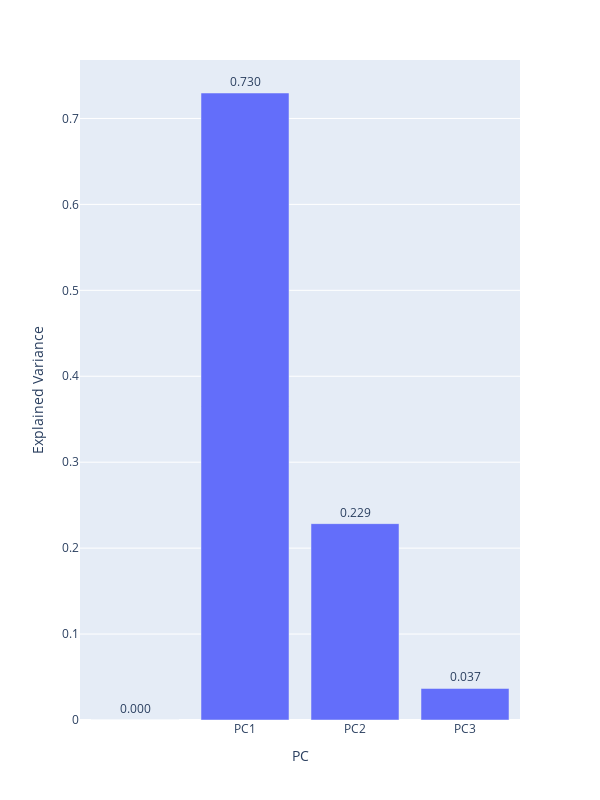

The cell this chart's notebook holds for it:
### Markdown cell above
##### 3.2.4.1. Explained Variance

### Code cell
# https://plotly.com/python/bar-charts/

fig = px.bar(df_explained_variance, 
             x='PC', y='Explained Variance',
             text='Explained Variance',
             height=800, width=600)

fig.update_traces(texttemplate='%{text:.3f}', textposition='outside')
fig.show()

### Figure 1 — Plotly figure (JSON) as saved in the notebook; plotly's stock layout.template omitted (floating-point values rounded to 4 significant figures)
{"data": [{"alignmentgroup": "True", "hovertemplate": "PC=%{x}<br>Explained Variance=%{text}<extra></extra>", "legendgroup": "", "marker": {"color": "#636efa", "pattern": {"shape": ""}}, "name": "", "offsetgroup": "", "orientation": "v", "showlegend": false, "text": [0, 0.7296, 0.2285, 0.03669], "textposition": "outside", "texttemplate": "%{text:.3f}", "type": "bar", "x": ["", "PC1", "PC2", "PC3"], "xaxis": "x", "y": [0, 0.7296, 0.2285, 0.03669], "yaxis": "y"}], "layout": {"barmode": "relative", "height": 800, "legend": {"tracegroupgap": 0}, "margin": {"t": 60}, "width": 600, "xaxis": {"anchor": "y", "autorange": true, "domain": [0, 1], "range": [-0.5, 3.5], "title": {"text": "PC"}, "type": "category"}, "yaxis": {"anchor": "x", "autorange": true, "domain": [0, 1], "range": [0, 0.768], "title": {"text": "Explained Variance"}, "type": "linear"}}}
